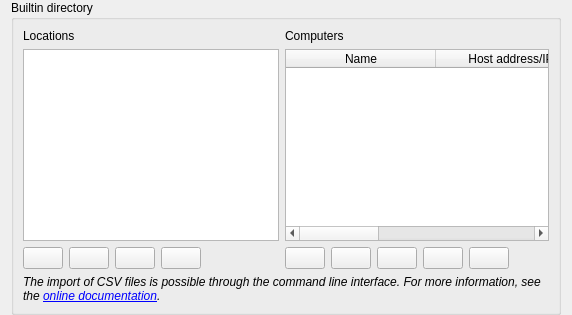
<?xml version="1.0" encoding="UTF-8"?>
<ui version="4.0">
 <class>BuiltinDirectoryConfigurationPage</class>
 <widget class="QWidget" name="BuiltinDirectoryConfigurationPage">
  <property name="windowTitle">
   <string>Locations &amp; computers</string>
  </property>
  <property name="windowIcon">
   <iconset resource="builtindirectory.qrc">
    <normaloff>:/builtindirectory/builtindirectory.png</normaloff>:/builtindirectory/builtindirectory.png</iconset>
  </property>
  <layout class="QVBoxLayout" name="verticalLayout">
   <property name="topMargin">
    <number>0</number>
   </property>
   <property name="bottomMargin">
    <number>0</number>
   </property>
   <item>
    <widget class="QGroupBox" name="groupBox">
     <property name="title">
      <string>Builtin directory</string>
     </property>
     <layout class="QGridLayout" name="gridLayout_2" rowstretch="0,1,0,0" columnstretch="0,1">
      <item row="0" column="1">
       <widget class="QLabel" name="label_2">
        <property name="text">
         <string>Computers</string>
        </property>
       </widget>
      </item>
      <item row="0" column="0">
       <widget class="QLabel" name="label">
        <property name="text">
         <string>Locations</string>
        </property>
       </widget>
      </item>
      <item row="2" column="1">
       <layout class="QHBoxLayout" name="horizontalLayout">
        <item>
         <widget class="QPushButton" name="addComputerButton">
          <property name="toolTip">
           <string>Add new computer</string>
          </property>
          <property name="text">
           <string/>
          </property>
          <property name="icon">
           <iconset resource="../../core/resources/core.qrc">
            <normaloff>:/core/list-add.png</normaloff>:/core/list-add.png</iconset>
          </property>
         </widget>
        </item>
        <item>
         <widget class="QPushButton" name="removeComputerButton">
          <property name="toolTip">
           <string>Remove selected computer</string>
          </property>
          <property name="text">
           <string/>
          </property>
          <property name="icon">
           <iconset resource="../../core/resources/core.qrc">
            <normaloff>:/core/edit-delete.png</normaloff>:/core/edit-delete.png</iconset>
          </property>
         </widget>
        </item>
        <item>
         <widget class="QPushButton" name="moveComputerUpButton">
          <property name="toolTip">
           <string>Move selected computer up</string>
          </property>
          <property name="text">
           <string/>
          </property>
          <property name="icon">
           <iconset resource="../../core/resources/core.qrc">
            <normaloff>:/core/go-up.png</normaloff>:/core/go-up.png</iconset>
          </property>
         </widget>
        </item>
        <item>
         <widget class="QPushButton" name="moveComputerDownButton">
          <property name="toolTip">
           <string>Move selected computer down</string>
          </property>
          <property name="text">
           <string/>
          </property>
          <property name="icon">
           <iconset resource="../../core/resources/core.qrc">
            <normaloff>:/core/go-down.png</normaloff>:/core/go-down.png</iconset>
          </property>
         </widget>
        </item>
        <item>
         <widget class="QPushButton" name="discoverComputersButton">
          <property name="toolTip">
           <string>Auto-discover computers on network</string>
          </property>
          <property name="text">
           <string/>
          </property>
          <property name="icon">
           <iconset resource="../../core/resources/core.qrc">
            <normaloff>:/core/edit-find.png</normaloff>:/core/edit-find.png</iconset>
          </property>
         </widget>
        </item>
        <item>
         <spacer name="horizontalSpacer">
          <property name="orientation">
           <enum>Qt::Horizontal</enum>
          </property>
          <property name="sizeHint" stdset="0">
           <size>
            <width>40</width>
            <height>20</height>
           </size>
          </property>
         </spacer>
        </item>
       </layout>
      </item>
      <item row="1" column="1">
       <widget class="QTableWidget" name="computerTableWidget">
        <property name="selectionBehavior">
         <enum>QAbstractItemView::SelectRows</enum>
        </property>
        <attribute name="horizontalHeaderMinimumSectionSize">
         <number>150</number>
        </attribute>
        <attribute name="horizontalHeaderStretchLastSection">
         <bool>true</bool>
        </attribute>
        <attribute name="verticalHeaderVisible">
         <bool>false</bool>
        </attribute>
        <column>
         <property name="text">
          <string>Name</string>
         </property>
        </column>
        <column>
         <property name="text">
          <string>Host address/IP</string>
         </property>
        </column>
        <column>
         <property name="text">
          <string>MAC address</string>
         </property>
        </column>
       </widget>
      </item>
      <item row="2" column="0">
       <layout class="QHBoxLayout" name="horizontalLayout_2">
        <item>
         <widget class="QPushButton" name="addLocationButton">
          <property name="toolTip">
           <string>Add new location</string>
          </property>
          <property name="text">
           <string/>
          </property>
          <property name="icon">
           <iconset resource="../../core/resources/core.qrc">
            <normaloff>:/core/list-add.png</normaloff>:/core/list-add.png</iconset>
          </property>
         </widget>
        </item>
        <item>
         <widget class="QPushButton" name="removeLocationButton">
          <property name="toolTip">
           <string>Remove selected location</string>
          </property>
          <property name="text">
           <string/>
          </property>
          <property name="icon">
           <iconset resource="../../core/resources/core.qrc">
            <normaloff>:/core/edit-delete.png</normaloff>:/core/edit-delete.png</iconset>
          </property>
         </widget>
        </item>
        <item>
         <widget class="QPushButton" name="moveLocationUpButton">
          <property name="toolTip">
           <string>Move selected location up</string>
          </property>
          <property name="text">
           <string/>
          </property>
          <property name="icon">
           <iconset resource="../../core/resources/core.qrc">
            <normaloff>:/core/go-up.png</normaloff>:/core/go-up.png</iconset>
          </property>
         </widget>
        </item>
        <item>
         <widget class="QPushButton" name="moveLocationDownButton">
          <property name="toolTip">
           <string>Move selected location down</string>
          </property>
          <property name="text">
           <string/>
          </property>
          <property name="icon">
           <iconset resource="../../core/resources/core.qrc">
            <normaloff>:/core/go-down.png</normaloff>:/core/go-down.png</iconset>
          </property>
         </widget>
        </item>
        <item>
         <spacer name="horizontalSpacer_2">
          <property name="orientation">
           <enum>Qt::Horizontal</enum>
          </property>
          <property name="sizeHint" stdset="0">
           <size>
            <width>40</width>
            <height>20</height>
           </size>
          </property>
         </spacer>
        </item>
       </layout>
      </item>
      <item row="1" column="0">
       <widget class="QTableWidget" name="locationTableWidget">
        <attribute name="horizontalHeaderVisible">
         <bool>false</bool>
        </attribute>
        <attribute name="horizontalHeaderStretchLastSection">
         <bool>true</bool>
        </attribute>
        <attribute name="verticalHeaderVisible">
         <bool>false</bool>
        </attribute>
        <column>
         <property name="text">
          <string>Locations</string>
         </property>
        </column>
       </widget>
      </item>
      <item row="3" column="0" colspan="2">
       <widget class="QLabel" name="label_3">
        <property name="font">
         <font>
          <italic>true</italic>
         </font>
        </property>
        <property name="text">
         <string>The import of CSV files is possible through the command line interface. For more information, see the &lt;a href=&quot;https://docs.veyon.io/en/latest/admin/cli.html#network-object-directory&quot;&gt;online documentation&lt;/a&gt;.</string>
        </property>
        <property name="wordWrap">
         <bool>true</bool>
        </property>
       </widget>
      </item>
     </layout>
    </widget>
   </item>
  </layout>
 </widget>
 <resources>
  <include location="../../core/resources/core.qrc"/>
  <include location="builtindirectory.qrc"/>
 </resources>
 <connections>
  <connection>
   <sender>addComputerButton</sender>
   <signal>clicked()</signal>
   <receiver>BuiltinDirectoryConfigurationPage</receiver>
   <slot>addComputer()</slot>
   <hints>
    <hint type="sourcelabel">
     <x>646</x>
     <y>528</y>
    </hint>
    <hint type="destinationlabel">
     <x>507</x>
     <y>351</y>
    </hint>
   </hints>
  </connection>
  <connection>
   <sender>removeComputerButton</sender>
   <signal>clicked()</signal>
   <receiver>BuiltinDirectoryConfigurationPage</receiver>
   <slot>removeComputer()</slot>
   <hints>
    <hint type="sourcelabel">
     <x>698</x>
     <y>528</y>
    </hint>
    <hint type="destinationlabel">
     <x>507</x>
     <y>351</y>
    </hint>
   </hints>
  </connection>
  <connection>
   <sender>removeLocationButton</sender>
   <signal>clicked()</signal>
   <receiver>BuiltinDirectoryConfigurationPage</receiver>
   <slot>removeLocation()</slot>
   <hints>
    <hint type="sourcelabel">
     <x>108</x>
     <y>528</y>
    </hint>
    <hint type="destinationlabel">
     <x>507</x>
     <y>351</y>
    </hint>
   </hints>
  </connection>
  <connection>
   <sender>addLocationButton</sender>
   <signal>clicked()</signal>
   <receiver>BuiltinDirectoryConfigurationPage</receiver>
   <slot>addLocation()</slot>
   <hints>
    <hint type="sourcelabel">
     <x>56</x>
     <y>528</y>
    </hint>
    <hint type="destinationlabel">
     <x>507</x>
     <y>351</y>
    </hint>
   </hints>
  </connection>
  <connection>
   <sender>locationTableWidget</sender>
   <signal>cellChanged(int,int)</signal>
   <receiver>BuiltinDirectoryConfigurationPage</receiver>
   <slot>updateLocation()</slot>
   <hints>
    <hint type="sourcelabel">
     <x>150</x>
     <y>364</y>
    </hint>
    <hint type="destinationlabel">
     <x>507</x>
     <y>351</y>
    </hint>
   </hints>
  </connection>
  <connection>
   <sender>computerTableWidget</sender>
   <signal>cellChanged(int,int)</signal>
   <receiver>BuiltinDirectoryConfigurationPage</receiver>
   <slot>updateComputer()</slot>
   <hints>
    <hint type="sourcelabel">
     <x>630</x>
     <y>364</y>
    </hint>
    <hint type="destinationlabel">
     <x>507</x>
     <y>351</y>
    </hint>
   </hints>
  </connection>
  <connection>
   <sender>moveLocationUpButton</sender>
   <signal>clicked()</signal>
   <receiver>BuiltinDirectoryConfigurationPage</receiver>
   <slot>moveLocationUp()</slot>
   <hints>
    <hint type="sourcelabel">
     <x>160</x>
     <y>528</y>
    </hint>
    <hint type="destinationlabel">
     <x>507</x>
     <y>351</y>
    </hint>
   </hints>
  </connection>
  <connection>
   <sender>moveLocationDownButton</sender>
   <signal>clicked()</signal>
   <receiver>BuiltinDirectoryConfigurationPage</receiver>
   <slot>moveLocationDown()</slot>
   <hints>
    <hint type="sourcelabel">
     <x>212</x>
     <y>528</y>
    </hint>
    <hint type="destinationlabel">
     <x>507</x>
     <y>351</y>
    </hint>
   </hints>
  </connection>
  <connection>
   <sender>moveComputerUpButton</sender>
   <signal>clicked()</signal>
   <receiver>BuiltinDirectoryConfigurationPage</receiver>
   <slot>moveComputerUp()</slot>
   <hints>
    <hint type="sourcelabel">
     <x>750</x>
     <y>528</y>
    </hint>
    <hint type="destinationlabel">
     <x>507</x>
     <y>351</y>
    </hint>
   </hints>
  </connection>
  <connection>
   <sender>moveComputerDownButton</sender>
   <signal>clicked()</signal>
   <receiver>BuiltinDirectoryConfigurationPage</receiver>
   <slot>moveComputerDown()</slot>
   <hints>
    <hint type="sourcelabel">
     <x>802</x>
     <y>528</y>
    </hint>
    <hint type="destinationlabel">
     <x>507</x>
     <y>351</y>
    </hint>
   </hints>
  </connection>
  <connection>
   <sender>discoverComputersButton</sender>
   <signal>clicked()</signal>
   <receiver>BuiltinDirectoryConfigurationPage</receiver>
   <slot>discoverComputers()</slot>
  </connection>
 </connections>
 <slots>
  <slot>addLocation()</slot>
  <slot>removeLocation()</slot>
  <slot>addComputer()</slot>
  <slot>removeComputer()</slot>
  <slot>updateLocation()</slot>
  <slot>updateComputer()</slot>
  <slot>moveLocationUp()</slot>
  <slot>moveLocationDown()</slot>
  <slot>moveComputerUp()</slot>
  <slot>moveComputerDown()</slot>
  <slot>discoverComputers()</slot>
 </slots>
</ui>
